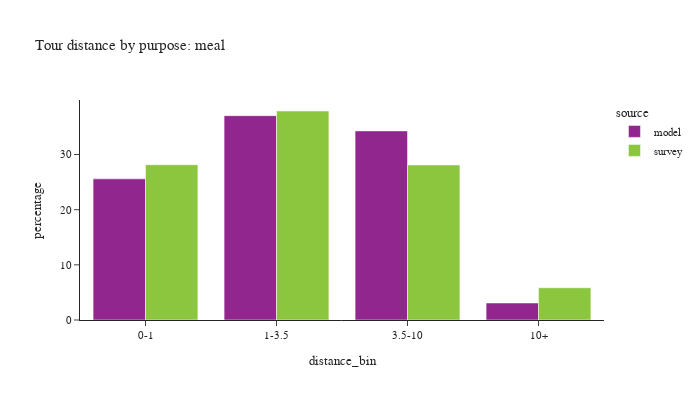

Notebook code for this chart:
### Code cell
plot_bins(tour, tour['pdpurp'] == 6, 'meal')

### Figure 1 — Plotly figure (JSON) as saved in the notebook; plotly's stock layout.template omitted (floating-point values rounded to 4 significant figures)
{"data": [{"alignmentgroup": "True", "customdata": [[118305], [171280], [158536], [14273]], "hovertemplate": "source=model<br>distance_bin=%{x}<br>percentage=%{y}<br>sample count=%{customdata[0]}<extra></extra>", "legendgroup": "model", "marker": {"color": "#91268F", "pattern": {"shape": ""}}, "name": "model", "offsetgroup": "model", "orientation": "v", "showlegend": true, "textposition": "auto", "type": "bar", "x": ["0-1", "1-3.5", "3.5-10", "10+"], "xaxis": "x", "y": [25.59, 37.04, 34.29, 3.087], "yaxis": "y"}, {"alignmentgroup": "True", "customdata": [[268], [261], [196], [76]], "hovertemplate": "source=survey<br>distance_bin=%{x}<br>percentage=%{y}<br>sample count=%{customdata[0]}<extra></extra>", "legendgroup": "survey", "marker": {"color": "#8CC63E", "pattern": {"shape": ""}}, "name": "survey", "offsetgroup": "survey", "orientation": "v", "showlegend": true, "textposition": "auto", "type": "bar", "x": ["0-1", "1-3.5", "3.5-10", "10+"], "xaxis": "x", "y": [28.15, 37.89, 28.11, 5.848], "yaxis": "y"}], "layout": {"barmode": "group", "font": {"size": 11}, "height": 400, "legend": {"title": {"text": "source"}, "tracegroupgap": 0}, "title": {"text": "Tour distance by purpose: meal"}, "width": 700, "xaxis": {"anchor": "y", "domain": [0.0, 1.0], "title": {"text": "distance_bin"}}, "yaxis": {"anchor": "x", "domain": [0.0, 1.0], "title": {"text": "percentage"}}}}
